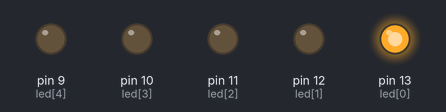
Recording of a sketch running on a simulated Arduino Uno, built with avr-gcc and run on an emulated ATmega328P. Shown: output pins drawn as LEDs (lit = HIGH).

Above: at 0.2 s.
At 1.7 s:
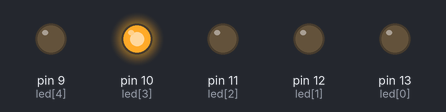
At 2.5 s:
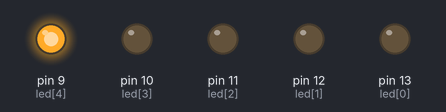
At 4.2 s:
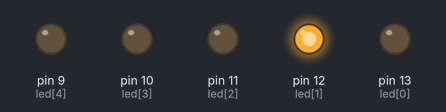
At 6.2 s:
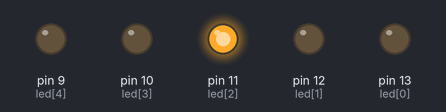
Timing chart, 0 to 6.5 s (numbered marks = the images above):
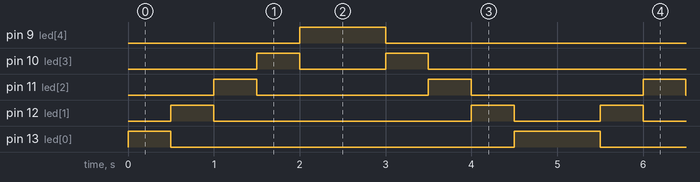

Measured:
- by itself, pin 9 (led[4]): alternates HIGH for 1.0 s and LOW for 4.0 s
- by itself, pin 10 (led[3]): repeats every 5.0 s: LOW 1.0 s, HIGH 0.50 s, LOW 3.0 s, HIGH 0.50 s
- by itself, pin 11 (led[2]): alternates HIGH for 0.50 s and LOW for 2.0 s
- by itself, pin 12 (led[1]): repeats every 5.0 s: LOW 3.0 s, HIGH 0.50 s, LOW 1.0 s, HIGH 0.50 s
- by itself, pin 13 (led[0]): repeats every 5.0 s: LOW 4.0 s, HIGH 1.0 s

The sketch:

odev1.ino
```cpp
int led[]= {13,12,11,10,9};
int d = 500;
void setup()
{
  for(int i=0; i<5; i++)
    {
      pinMode(led[i], OUTPUT);
    }

}

void loop()
{
  for(int i=0; i<5; i++)
    {
      digitalWrite(led[i], HIGH);
        delay(d);
      digitalWrite(led[i], LOW);


    }


  for(int j=4; j>=0; j--)
    {
      digitalWrite(led[j], HIGH);
        delay(d);
      digitalWrite(led[j], LOW);
    }


}
```
